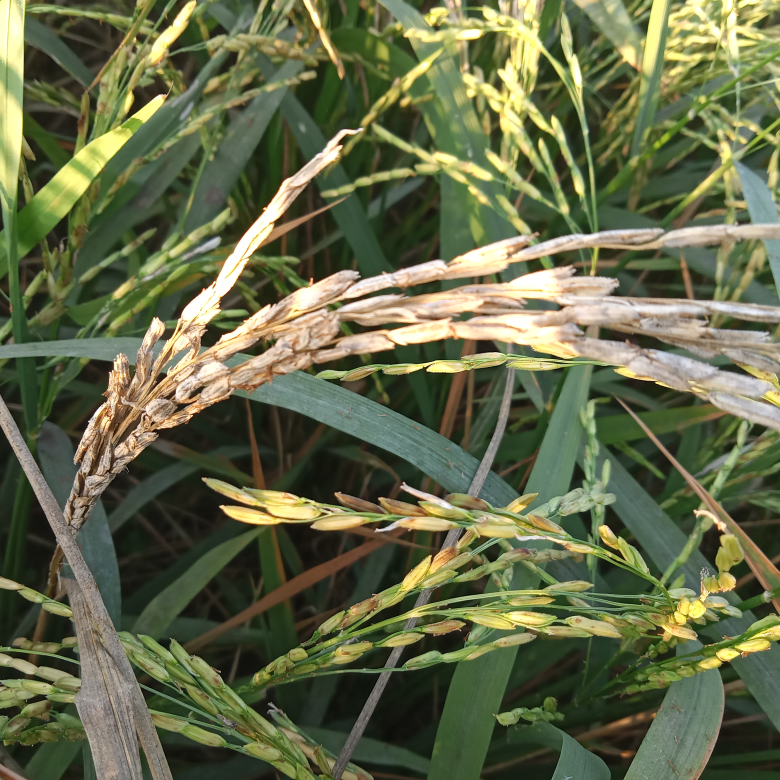
#> input picture uploads/IMG20201108163519_00.jpg, 3120 x 3120 px (shown at 1/4 size)
$ python -i demo.py   (imports and definitions only)
#> lines starting #> are read from the running program, lines starting #| are printed output that depends on the picture; after the words box and inside, x2 and y2 are one past the last pixel; in counts of white or black regions, pixels touching at a corner belong together
import cv2
import matplotlib.pyplot as plt
from tkinter import Tk, filedialog, Button, Label

def process_image(image_path):
#> called with image_path = 'uploads/IMG20201108163519_00.jpg'
    original = cv2.imread(image_path)
#> original is the input picture: shape (3120, 3120, 3); mean B, G, R 73.8, 106.4, 100.8
    if original is None:
        print("Error: Unable to read the image.")
        return

    original = cv2.resize(original, (256, 256))
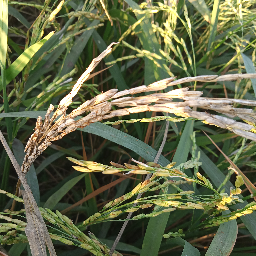
#> original: shape (256, 256, 3); mean B, G, R 73.7, 106.3, 100.6
    rgb = cv2.cvtColor(original, cv2.COLOR_BGR2RGB)
    gray = cv2.cvtColor(original, cv2.COLOR_BGR2GRAY)
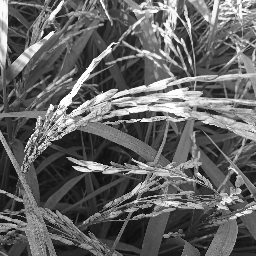
#> gray: shape (256, 256); min 1, max 255, mean 100.9
    blurred = cv2.GaussianBlur(gray, (5, 5), 0)
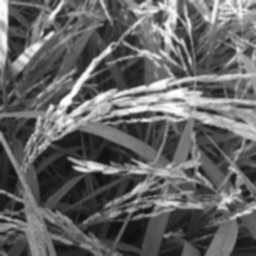
#> blurred: shape (256, 256); min 14, max 255, mean 100.9
    edges = cv2.Canny(gray, 50, 150)
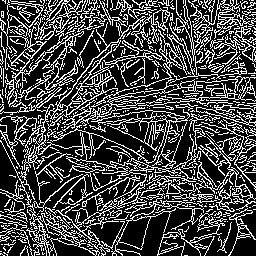
#> edges: shape (256, 256); 27.9% white in thin lines or dots
    _, thresh = cv2.threshold(gray, 127, 255, cv2.THRESH_BINARY)
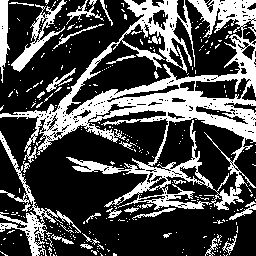
#> thresh: shape (256, 256); 30% white; 319 white regions (291 under 20 px), largest, box (x1, y1, x2, y2) and area: (0, 0, 256, 210) 14296, (0, 131, 81, 256) 1390, (11, 0, 67, 72) 863
    equalized = cv2.equalizeHist(gray)
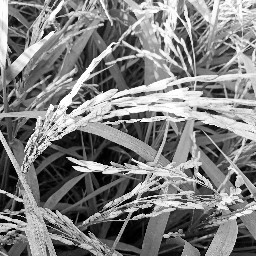
#> equalized: shape (256, 256); min 0, max 255, mean 128.2

    titles = [
        'Original (RGB)',
        'Grayscale',
        'Gaussian Blur',
        'Canny Edge Detection',
        'Thresholding',
        'Histogram Equalized'
    ]

    descriptions = [
        'Used as reference for visual inspection.',
        'Converts image to 1 channel for simplicity.',
        'Smooths noise, helps reveal disease spots.',
        'Highlights leaf edges & disease outlines.',
        'Separates healthy vs infected leaf areas.',
        'Enhances faint disease visibility.'
    ]

    images = [rgb, gray, blurred, edges, thresh, equalized]

    # Set figure size large enough to accommodate all content
    plt.figure("DIP Methods - Plant Disease Detection", figsize=(18, 10))

    for i in range(6):
        plt.subplot(2, 3, i + 1)
        cmap = 'gray' if len(images[i].shape) == 2 else None
        plt.imshow(images[i], cmap=cmap)
        plt.title(titles[i], fontsize=12)
        plt.xlabel(descriptions[i], fontsize=10)
        plt.xticks([]), plt.yticks([])

    # Add more space between plots
    plt.subplots_adjust(wspace=0.3, hspace=0.4)
    plt.tight_layout()
    plt.show()

def upload_image():
    file_path = filedialog.askopenfilename(
        filetypes=[("Image Files", "*.jpg *.jpeg *.png *.JPG *.JPEG *.PNG")]
    )

    if file_path:
        print(f"[INFO] Selected file: {file_path}")
        process_image(file_path)
    else:
        print("[INFO] No file selected.")

# GUI setup
# [3 lines not run here, left out]

# [1 line that did not run here, left out]
# [1 line not run here, left out]

# [1 line that did not run here, left out]
# [3 lines not run here, left out]

>>> result = process_image('uploads/IMG20201108163519_00.jpg')

$ run again, on uploads/IMG20201108163525_00.jpg
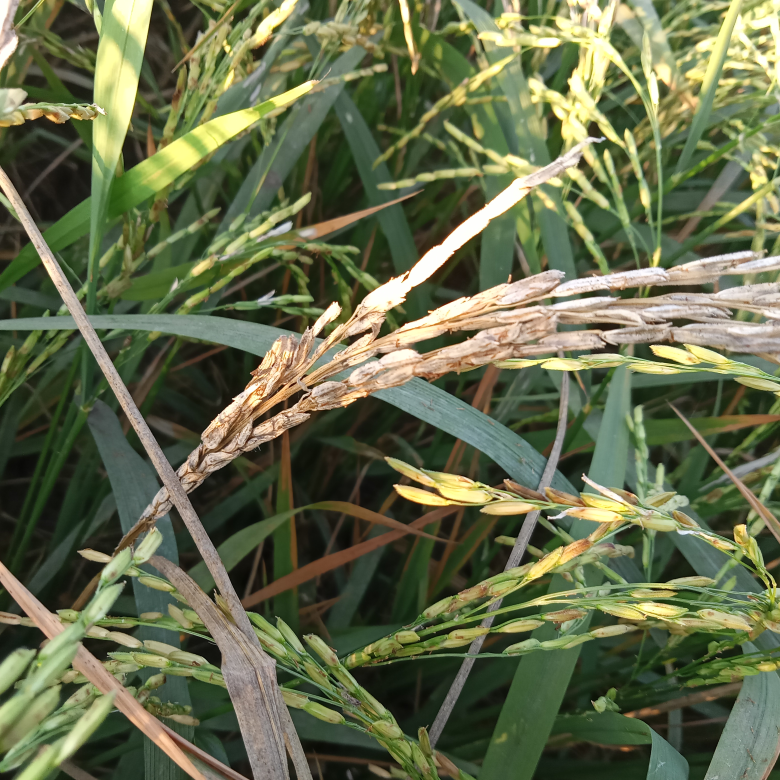
#> input picture uploads/IMG20201108163525_00.jpg, 3120 x 3120 px (shown at 1/4 size)
#> in process_image, original is the input picture: shape (3120, 3120, 3); mean B, G, R 76.7, 108.8, 102.1
#> original: shape (256, 256, 3)
#> in process_image, `edges = cv2.Canny(gray, 50, 150)`:
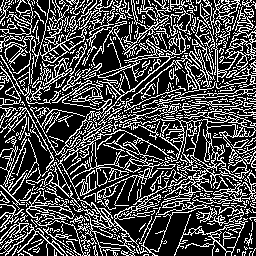
#> edges: shape (256, 256); 29.1% white in thin lines or dots
#> thresh: shape (256, 256); 33.3% white; 185 white regions (166 under 20 px), largest, box (x1, y1, x2, y2) and area: (0, 0, 256, 256) 17110, (43, 0, 127, 64) 1497, (0, 0, 50, 88) 1038
#> in process_image, `equalized = cv2.equalizeHist(gray)`:
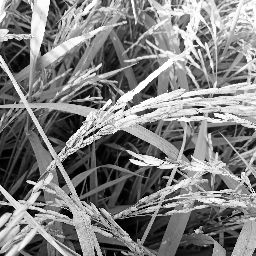
#> equalized: shape (256, 256); min 0, max 255, mean 128.2

$ run again, on uploads/IMG20201109164156_00.jpg
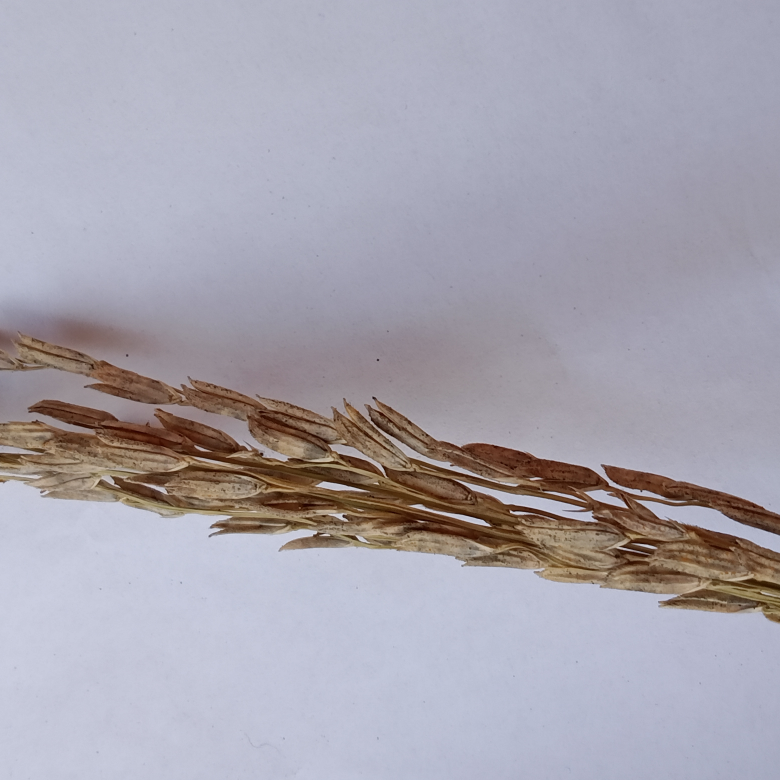
#> input picture uploads/IMG20201109164156_00.jpg, 3120 x 3120 px (shown at 1/4 size)
#> in process_image, original is the input picture: shape (3120, 3120, 3); mean B, G, R 174.2, 163.5, 167.2
#> original: shape (256, 256, 3)
#> in process_image, `edges = cv2.Canny(gray, 50, 150)`:
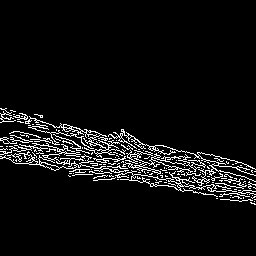
#> edges: shape (256, 256); 6% white in thin lines or dots, all inside (x1, y1, x2, y2) = (0, 108, 256, 205)
#> thresh: shape (256, 256); 88.6% white; 46 black regions (42 under 20 px), largest, box (x1, y1, x2, y2) and area: (0, 104, 256, 204) 7200, (0, 147, 25, 154) 87, (95, 175, 118, 180) 62, (9, 154, 22, 160) 31
#> in process_image, `equalized = cv2.equalizeHist(gray)`:
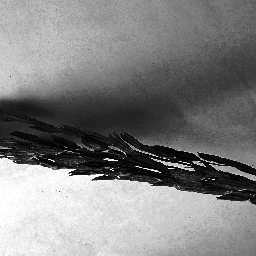
#> equalized: shape (256, 256); min 0, max 255, mean 129.2

$ run again, on uploads/Brown_rust001.jpg
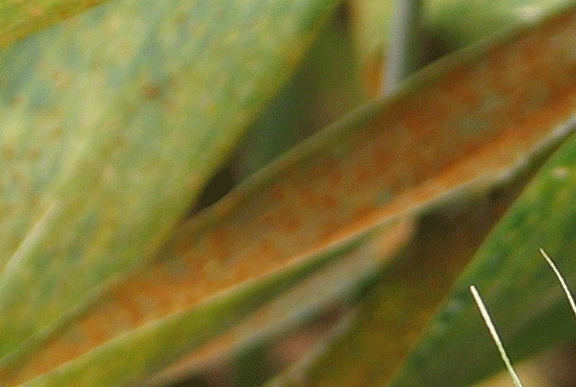
#> input picture uploads/Brown_rust001.jpg, 576 x 387 px
#> in process_image, original is the input picture: shape (387, 576, 3); mean B, G, R 52.1, 114.1, 122.6
#> original: shape (256, 256, 3)
#> in process_image, `edges = cv2.Canny(gray, 50, 150)`:
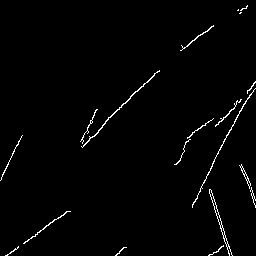
#> edges: shape (256, 256); 1.6% white in thin lines or dots
#> thresh: shape (256, 256); 32.8% white; 60 white regions (50 under 20 px), largest, box (x1, y1, x2, y2) and area: (0, 0, 138, 221) 17286, (5, 99, 234, 256) 2050, (159, 0, 180, 62) 713
#> in process_image, `equalized = cv2.equalizeHist(gray)`:
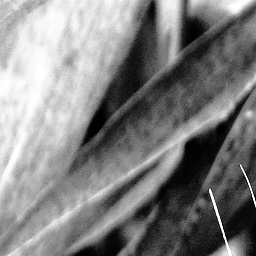
#> equalized: shape (256, 256); min 0, max 255, mean 128.6
